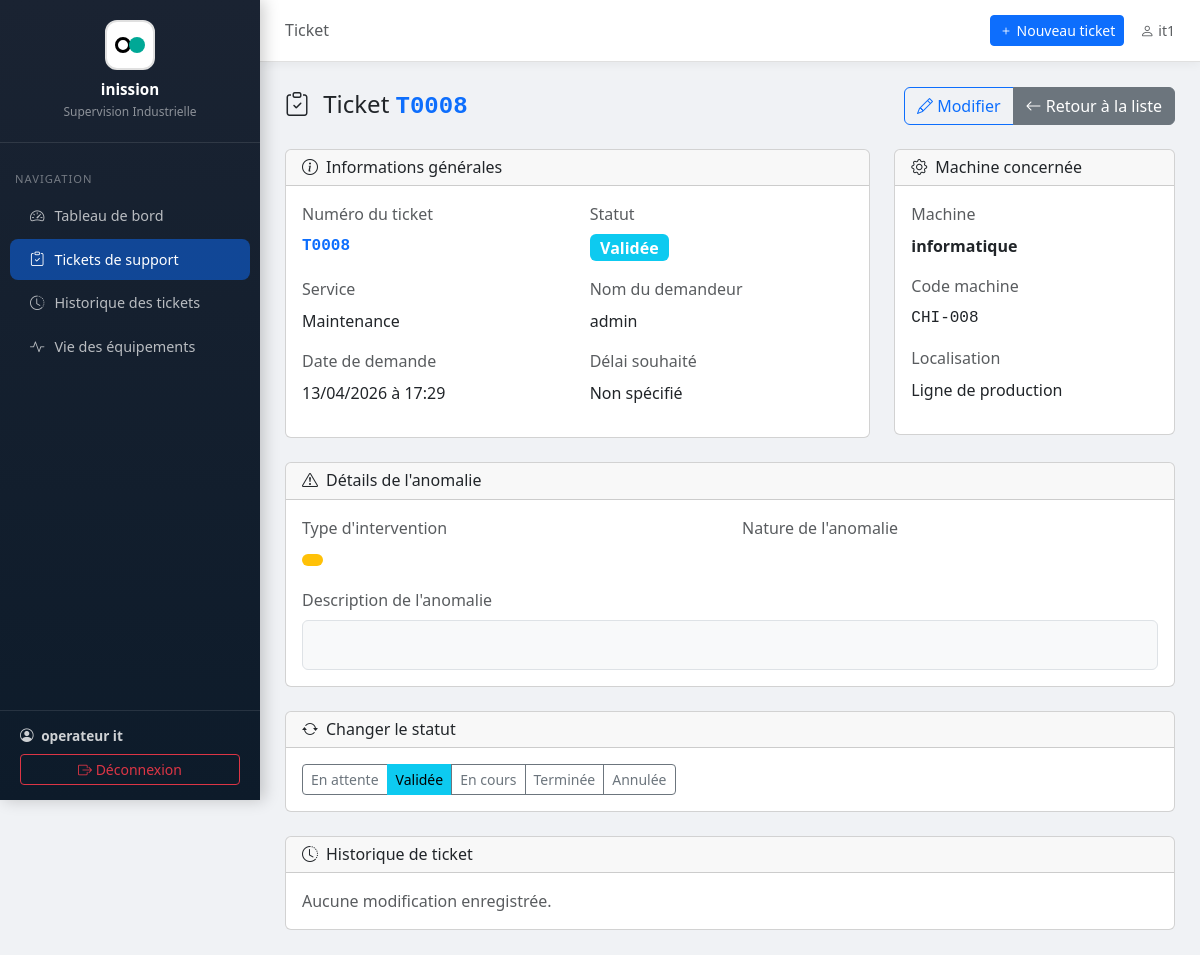
/demandes/8/ (signed in), run on an earlier commit of the app's database.
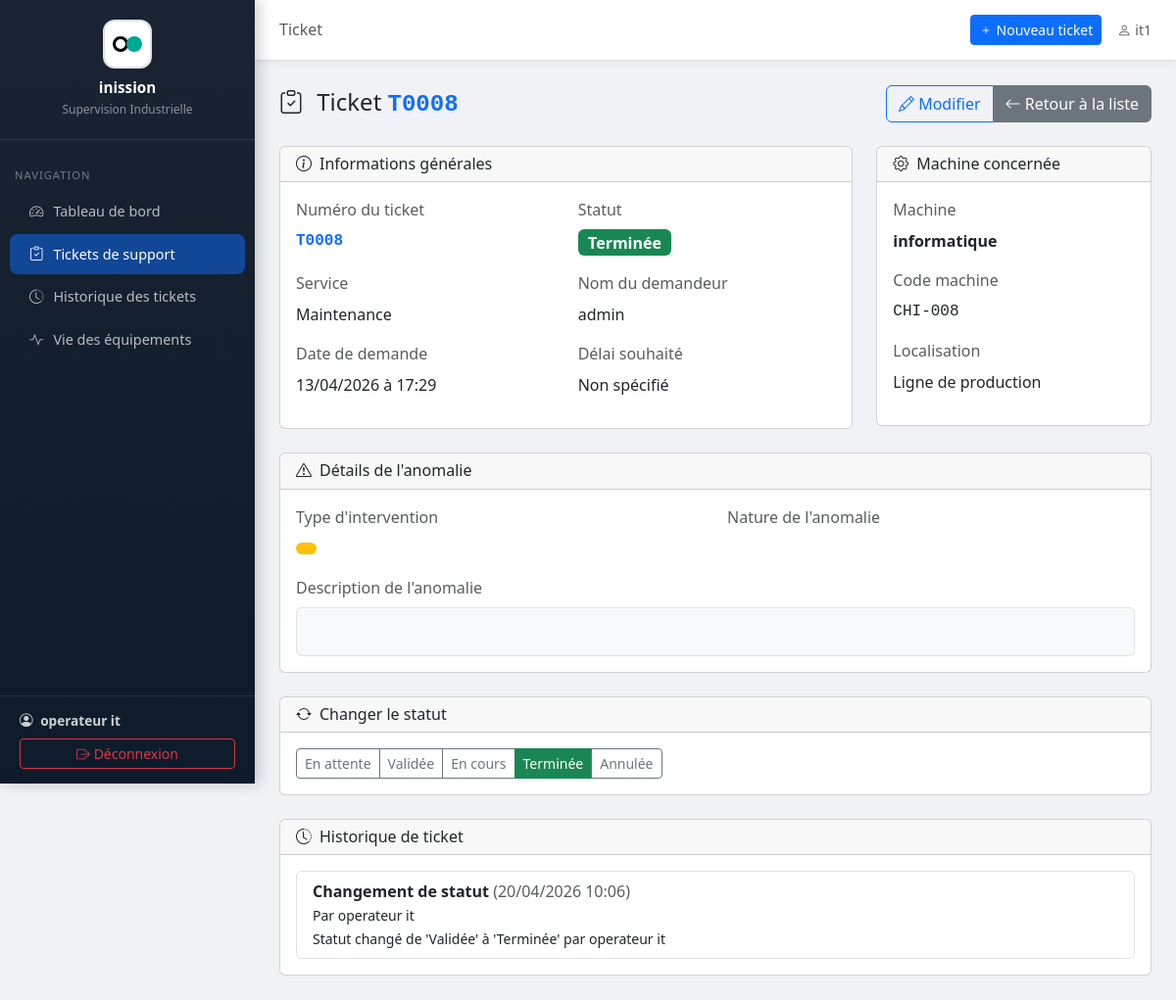
And on a later commit of the database.
### tickets/models.py (models this page shows, shortened)
class TicketSupport(models.Model):
    titre = models.CharField(max_length=200, verbose_name="Titre du ticket", default="Sans titre")
    CATEGORIE_CHOICES = [
        ('industrielle', 'Industrielle'),
        ('informatique', 'Informatique'),
    ]
    categorie = models.CharField(max_length=30, choices=CATEGORIE_CHOICES, verbose_name="Catégorie", default='industrielle')
    type_panne = models.CharField(max_length=100, verbose_name="Type de panne", default="Non renseigné")
    PRIORITE_CHOICES = [
        ('basse', 'Basse'),
        ('moyenne', 'Moyenne'),
        ('haute', 'Haute'),
    ]
    priorite = models.CharField(max_length=10, choices=PRIORITE_CHOICES, verbose_name="Priorité", default='moyenne')
    """Modèle pour les tickets de support"""
    NATURE_ANOMALIE_CHOICES = [
        ('mecanique', 'Mécanique'),
        ('electrique', 'Électrique'),
        ('hydraulique', 'Hydraulique'),
        ('pneumatique', 'Pneumatique'),
        ('informatique', 'Informatique'),
        ('autre', 'Autre'),
    ]
    STATUT_CHOICES = [
        ('en_attente', 'En attente'),
        ('validee', 'Validée'),
        ('en_cours', 'En cours'),
        ('terminee', 'Terminée'),
        ('annulee', 'Annulée'),
    ]
    numero_ticket = models.CharField(max_length=50, unique=True, verbose_name="N° de ticket")
    service_support = models.CharField(max_length=200, verbose_name="Service support")
    demandeur = models.CharField(max_length=200, verbose_name="Nom du demandeur")
    machine = models.ForeignKey(Machine, on_delete=models.CASCADE, verbose_name="Machine concernée")
    code_machine = models.CharField(max_length=100, verbose_name="Code machine")
    date_ticket = models.DateField(verbose_name="Date du ticket")
    heure_ticket = models.TimeField(verbose_name="Heure du ticket")
    delai_souhaite = models.DateField(null=True, blank=True, verbose_name="Délai souhaité")
    type_support = models.BooleanField(default=False, verbose_name="Curative (décocher) / Préventive (cocher)")
    description_probleme = models.TextField(verbose_name="Description du problème")
    nature_probleme = models.CharField(max_length=20, choices=NATURE_ANOMALIE_CHOICES, verbose_name="Nature du problème")
    visa_demandeur = models.CharField(max_length=200, blank=True, verbose_name="Visa du demandeur")
    statut = models.CharField(max_length=20, choices=STATUT_CHOICES, default='en_attente', verbose_name="Statut")
    date_creation = models.DateTimeField(auto_now_add=True, verbose_name="Date de création")
    date_modification = models.DateTimeField(auto_now=True, verbose_name="Dernière modification")
    class Meta:
        verbose_name = "Ticket de support"
        verbose_name_plural = "Tickets de support"
        ordering = ['-date_creation']
    def get_statut_class(self):
        classes = {
            'en_attente': 'secondary',
            'validee': 'info',
            'en_cours': 'warning',
            'terminee': 'success',
            'annulee': 'danger',
        }
        return classes.get(self.statut, 'secondary')

class Machine(models.Model):
    nom = models.CharField(max_length=200, verbose_name="Nom de la machine")
    reference = models.CharField(max_length=100, unique=True, verbose_name="Référence")
    localisation = models.CharField(max_length=200, verbose_name="Localisation / Zone")
    description = models.TextField(blank=True, verbose_name="Description")
    actif = models.BooleanField(default=True, verbose_name="Active")
    date_installation = models.DateField(null=True, blank=True, verbose_name="Date d'installation")
    department = models.ForeignKey('Department', on_delete=models.SET_NULL, null=True, blank=True, verbose_name="Département associé")
    operator = models.ForeignKey('OperatorProfile', on_delete=models.SET_NULL, null=True, blank=True, verbose_name="Opérateur assigné")
    class Meta:
        verbose_name = "Machine"
        verbose_name_plural = "Machines"
        ordering = ['nom']

class TicketHistory(models.Model):
    ticket = models.ForeignKey('TicketSupport', on_delete=models.CASCADE, related_name='histories')
    user = models.ForeignKey(User, on_delete=models.SET_NULL, null=True, blank=True)
    action = models.CharField(max_length=255)
    details = models.TextField(blank=True)
    date = models.DateTimeField(default=timezone.now)
    class Meta:
        ordering = ['-date']

### tickets/views.py (the view)
# urls.py: path('demandes/<int:pk>/', views.demande_detail, name='demande_detail'),
@login_required
def demande_detail(request, pk):
    from .models_ticket_file import TicketSupportFile
    from .models import TicketSupport
    ticket = get_object_or_404(TicketSupport.objects.select_related('machine'), pk=pk)
    fichiers = ticket.fichiers.all()
    context = {'demande': ticket, 'fichiers': fichiers}
    return render(request, 'tickets/demande_detail.html', context)

### tickets/templatetags/permissions.py (called while the page is built)
@register.filter
def is_admin_or_supervisor(user):
    if user.is_superuser or user.is_staff:
        return True
    profile = getattr(user, 'operatorprofile', None)
    return profile and profile.role == 'superviseur'

### tickets/templates/tickets/demande_detail.html (shortened to what the changed rows need)
{% extends 'tickets/base.html' %}
{% block content %}
<div class="row mb-4">
  <div class="col-12">
    <div class="d-flex justify-content-between align-items-center">
      <h4 class="mb-0">
        <i class="bi bi-clipboard-check me-2"></i>
        Ticket <span class="ticket-num">{{ demande.numero_ticket }}</span>
      </h4>
    </div>
  </div>
</div>
<div class="row mb-4">
  <div class="col-md-8">
    <div class="card">
      <div class="card-body">
        <div class="row">
          <div class="col-md-6 mb-3">
            <label class="form-label text-muted">Numéro du ticket</label>
            <div class="fw-bold ticket-num">{{ demande.numero_ticket }}</div>
          </div>
          <div class="col-md-6 mb-3">
            <div>
              <span class="badge bg-{{ demande.get_statut_class }} fs-6">
                {{ demande.get_statut_display }}
              </span>
            </div>
          </div>
          <div class="col-md-6 mb-3">
            <label class="form-label text-muted">Service</label>
            <div>{{ demande.service_support }}</div>
          </div>
          <div class="col-md-6 mb-3">
            <label class="form-label text-muted">Nom du demandeur</label>
            <div>{{ demande.demandeur }}</div>
          </div>
          <div class="col-md-6 mb-3">
            <label class="form-label text-muted">Date de demande</label>
            <div>{{ demande.date_ticket|date:"d/m/Y" }} à {{ demande.heure_ticket|time:"H:i" }}</div>
          </div>
          <div class="col-md-6 mb-3">
            <label class="form-label text-muted">Délai souhaité</label>
            <div>{{ demande.delai_souhaite|date:"d/m/Y"|default:"Non spécifié" }}</div>
          </div>
        </div>
      </div>
    </div>
  </div>
  <div class="col-md-4">
    <div class="card">
      <div class="card-body">
        <div class="mb-3">
          <label class="form-label text-muted">Machine</label>
          <div class="fw-bold">{{ demande.machine.nom }}</div>
        </div>
        <div class="mb-3">
          <label class="form-label text-muted">Code machine</label>
          <div class="font-monospace">{{ demande.code_machine }}</div>
        </div>
        <div class="mb-3">
          <label class="form-label text-muted">Localisation</label>
          <div>{{ demande.machine.localisation }}</div>
        </div>
      </div>
    </div>
  </div>
</div>
<div class="row mb-4">
  <div class="col-12">
    <div class="card">
      <div class="card-body">
        <div class="btn-group" role="group">
          {% for statut_choice in demande.STATUT_CHOICES %}
          <a href="{% url 'demande_change_statut' demande.pk statut_choice.0 %}"
             class="btn btn-sm {% if demande.statut == statut_choice.0 %}btn-{{ demande.get_statut_class }}{% else %}btn-outline-secondary{% endif %} status-btn"
             onclick="return confirm('Changer le statut en &quot;{{ statut_choice.1 }}&quot; ?')">
            {{ statut_choice.1 }}
          </a>
          {% endfor %}
        </div>
      </div>
    </div>
  </div>
</div>
<div class="row">
  <div class="col-12">
    <div class="card">
      <div class="card-body">
        {% if demande.histories.exists %}
        <ul class="list-group">
          {% for hist in demande.histories.all %}
          <li class="list-group-item d-flex flex-column flex-md-row justify-content-between align-items-md-center py-2">
            <div>
              <span class="fw-bold">{{ hist.action }}</span>
              <span class="text-muted">({{ hist.date|date:"d/m/Y H:i" }})</span>
              <br>
              <small>
                {% if hist.user %}
                  Par {{ hist.user.get_full_name|default:hist.user.username }}
                {% else %}
                  Par Système
                {% endif %}
                {% if hist.details %}<br>{{ hist.details }}{% endif %}
              </small>
            </div>
          </li>
          {% endfor %}
        </ul>
        {% else %}
        <div class="text-muted">Aucune modification enregistrée.</div>
        {% endif %}
      </div>
    </div>
  </div>
</div>
{% endblock %}

What changed in the data, as far as the page shows it:
changed TicketSupport "Maintenance": statut "Validée" → "Terminée"
added TicketHistory: action "Changement de statut", date "20/04/2026 10:06", user.get_full_name "operateur it", details "Statut changé de 'Validée' à 'Terminée' par operateur it"
Also different on the page:
text no longer shown: "Aucune modification enregistrée."
